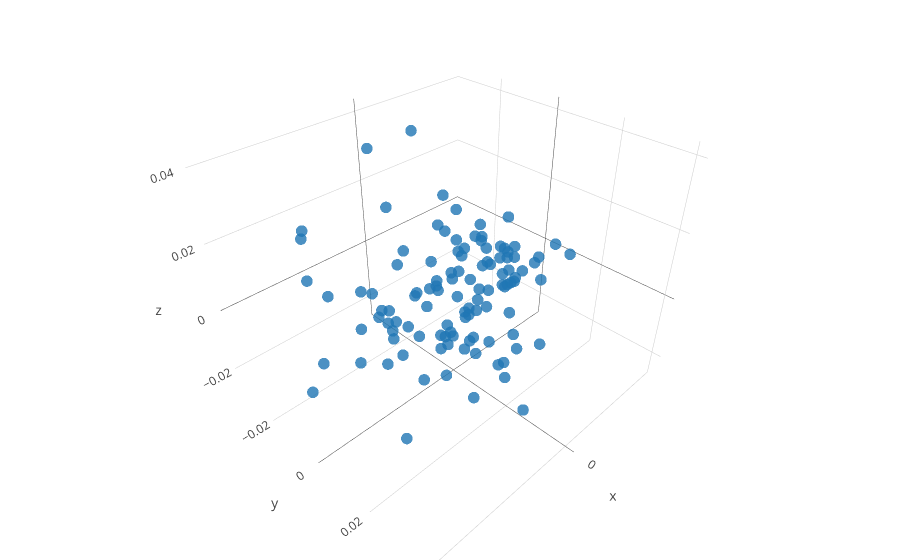

The notebook cell this image was saved under:
### Code cell
## Plot vector PCA
fig_data= [go.Scatter3d(
        x = features[:,0],
        y = features[:,1],
        z = features[:,2],
        type='scatter3d',
        mode= "markers",
        text= ['a: {}; b: {}, L: {}; index = {}'.format(background[k,0],background[k,1],background[k,2], k) for k in range(background.shape[0])],
        marker= {
        'line': {'width': 0},
        'size': 4,
        'symbol': 'circle',
      "opacity": .8
      }
    )]


layout = go.Layout(
    margin=dict(
        l=0,
        r=0,
        b=0,
        t=0
    )
)

fig = go.Figure(data=fig_data, layout=layout)
iplot(fig)
